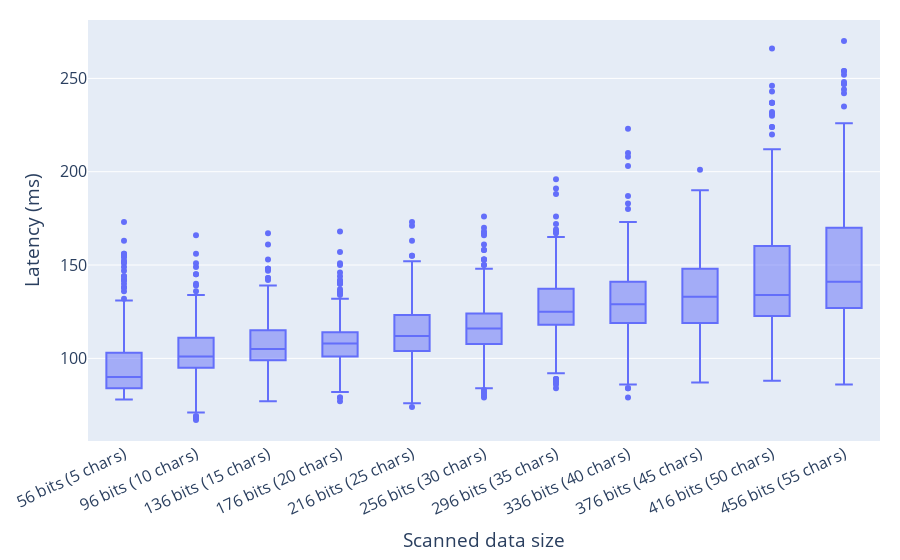

The cell this chart's notebook holds for it:
### Code cell
import plotly.express as px
import pandas as pd

# Your original data
data = {
    "latency": latencies,
    "string_length": string_lengths
}

df = pd.DataFrame(data)
df = df[df["string_length"] < 60]
df["bits"] = df["string_length"] * 8 + 16

# Count samples per string length
grouped_counts_df = df.groupby("string_length").size().reset_index(name='count')
min_count = grouped_counts_df["count"].min()
# print(grouped_counts_df)
# print(f"min count = {min_count}")

# Keep only the first `min_count` samples per string length
df_balanced = df.groupby("string_length", group_keys=False).head(min_count)
grouped_counts_df_balanced = df_balanced.groupby("string_length").size().reset_index(name='count')
# print(grouped_counts_df_balanced)

# Calculate and print average latency per string_length
avg_latency_df = df_balanced.groupby("string_length")["latency"].mean().reset_index(name="average_latency")
print("Average latencies")
print(avg_latency_df)

# Create custom label column
df_balanced["label"] = df_balanced.apply(
    lambda row: f"{row['bits']} bits ({row['string_length']} chars)", axis=1
)

# Sort labels based on string_length
sorted_labels = df_balanced.sort_values("string_length")["label"].unique()

# Create the boxplot with updated labels and sorted order
fig = px.box(
    df_balanced,
    x="label",
    y="latency",
    labels={
        "label": "Scanned data size",
        "latency": "Latency (ms)"
    },
    category_orders={"label": sorted_labels},
)

# Update font size
fig.update_layout(
    font=dict(size=16),
    xaxis=dict(tickangle=-25),  # Rotate x-axis labels by 45 degrees down
    margin=dict(l=20, r=20, t=20, b=20)  # Reduce padding (left, right, top, bottom)
)

fig.show()
fig.write_image("latencies_string_length.pdf", format="pdf", engine="kaleido")

### Figure 1 — Plotly figure (JSON) as saved in the notebook; plotly's stock layout.template omitted (floating-point values rounded to 4 significant figures; data arrays with more than 128 entries replaced by an {"elided": "..."} marker saying what was removed)
{"data": [{"alignmentgroup": "True", "hovertemplate": "Scanned data size=%{x}<br>Latency (ms)=%{y}<extra></extra>", "legendgroup": "", "marker": {"color": "#636efa"}, "name": "", "notched": false, "offsetgroup": "", "orientation": "v", "showlegend": false, "type": "box", "x": {"elided": "3399 str values"}, "x0": " ", "xaxis": "x", "y": {"elided": "3399 int values"}, "y0": " ", "yaxis": "y"}], "layout": {"boxmode": "group", "font": {"size": 16}, "legend": {"tracegroupgap": 0}, "margin": {"b": 20, "l": 20, "r": 20, "t": 20}, "xaxis": {"anchor": "y", "categoryarray": ["56 bits (5 chars)", "96 bits (10 chars)", "136 bits (15 chars)", "176 bits (20 chars)", "216 bits (25 chars)", "256 bits (30 chars)", "296 bits (35 chars)", "336 bits (40 chars)", "376 bits (45 chars)", "416 bits (50 chars)", "456 bits (55 chars)"], "categoryorder": "array", "domain": [0, 1], "tickangle": -25, "title": {"text": "Scanned data size"}}, "yaxis": {"anchor": "x", "domain": [0, 1], "title": {"text": "Latency (ms)"}}}}
